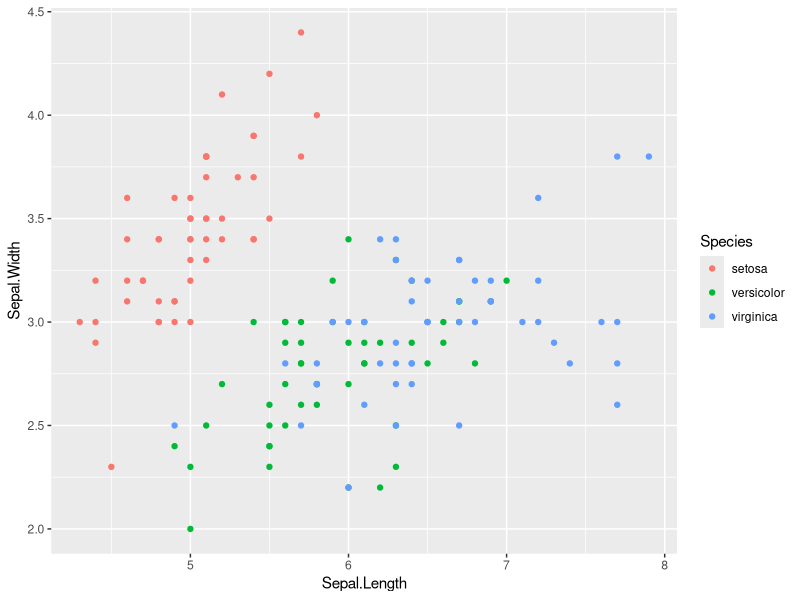
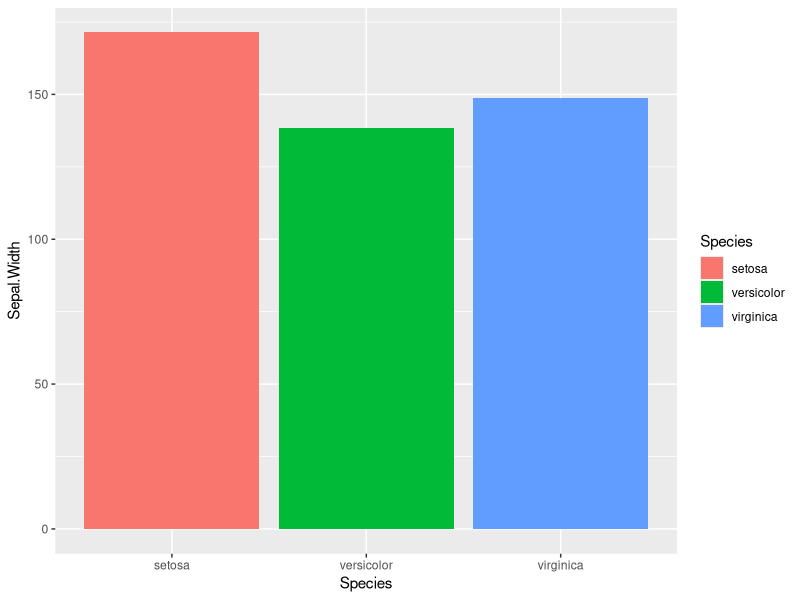
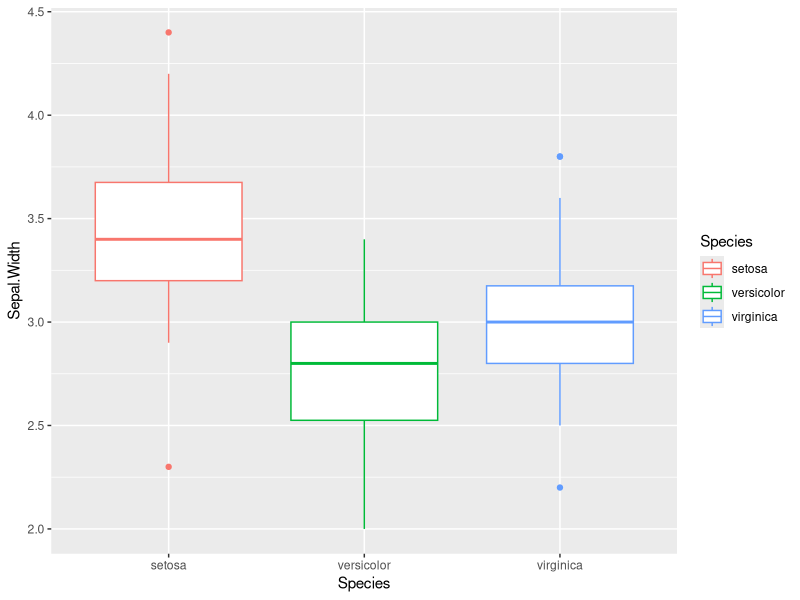
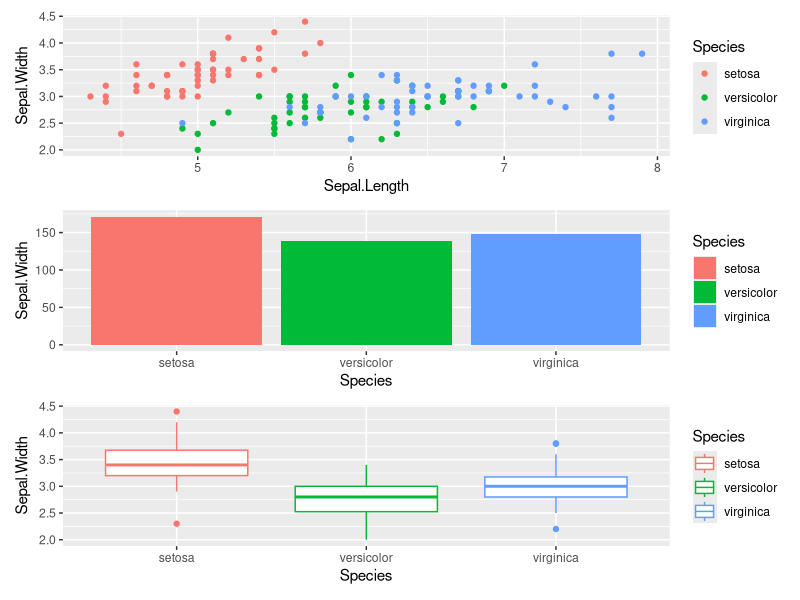
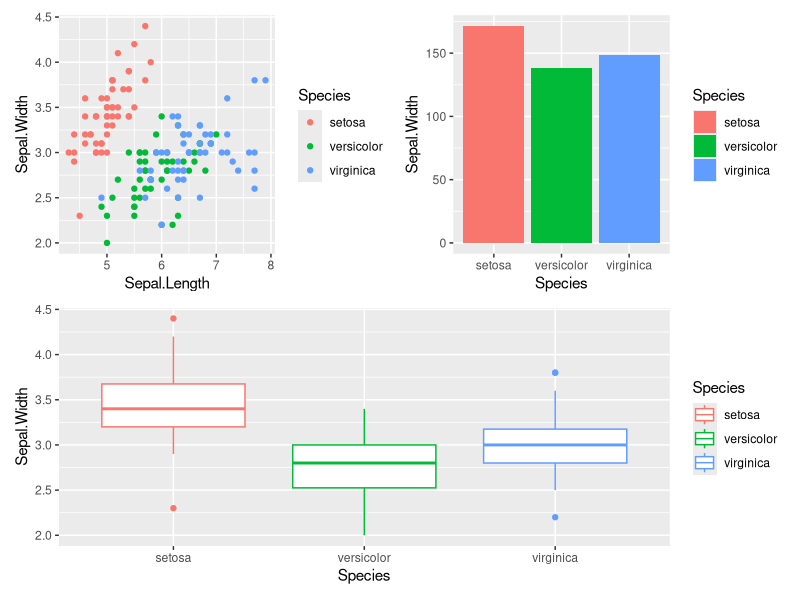
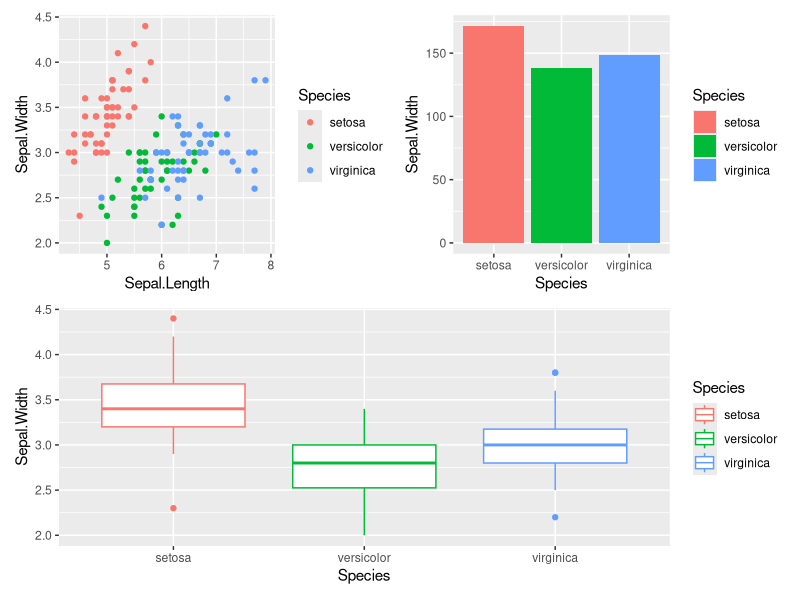
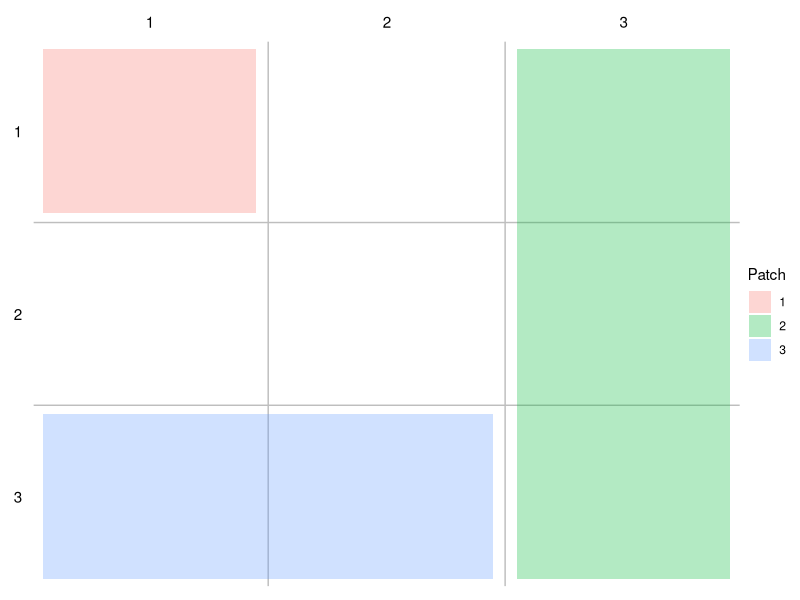
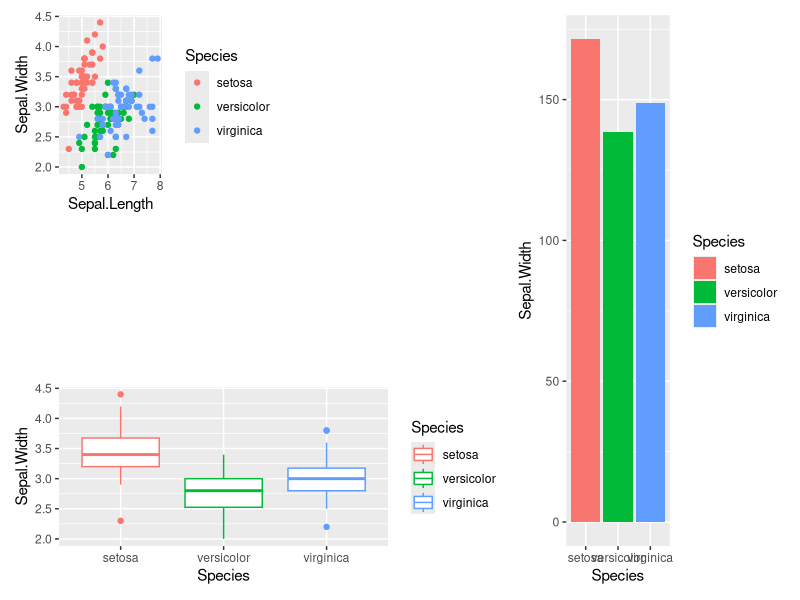

Here is the R script that generated these plots, in order:
## ---- chunk 1
data("iris")
head(iris)
## ---- chunk 2
library("patchwork")
## ---- chunk 3
library("ggplot2")
## ---- chunk 4
ggp1 <- ggplot(iris,               
               aes(x = Sepal.Length,
                   y = Sepal.Width,
                   col = Species)) +
  geom_point()
ggp1 
## ---- chunk 5
ggp2 <- ggplot(iris,               
               aes(x = Species,
                   y = Sepal.Width,
                   fill = Species)) +
  geom_bar(stat = "identity")
ggp2
## ---- chunk 6
ggp3 <- ggplot(iris,              
               aes(x = Species,
                   y = Sepal.Width,
                   col = Species)) +
  geom_boxplot()
ggp3
## ---- chunk 7
ggp1 + ggp2 + ggp3 + plot_layout(ncol = 1)

ggp1 + ggp2 - ggp3 + plot_layout(ncol = 1)

ggp_sbs <- (ggp1 + ggp2) / ggp3   
ggp_sbs  
## ---- chunk 8
layout <- c(
  area(1, 1, 1),
  area(1, 3, 3),
  area(3, 1, 3, 2)
)
plot(layout)

ggp1 + ggp2 + ggp3 +plot_layout(design = layout)
## ---- chunk 9
ggp1 + ggp2 + ggp3 +  
  plot_layout(guides = 'collect', ncol = 2)
## ---- chunk 10
ggp1 +          
  inset_element(ggp2, 0.01, 0.01, 0.7, 0.5) +
  inset_element(ggp3, 0.4, 0.6, 0.99, 0.99)
## ---- chunk 11
ggp1 / (ggp2 | ggp3) +
  plot_annotation(tag_levels = 'A')

ggp1 / ((ggp2 | ggp3) + plot_layout(tag_level = 'new')) +
  plot_annotation(tag_levels = c('A', '1'))
